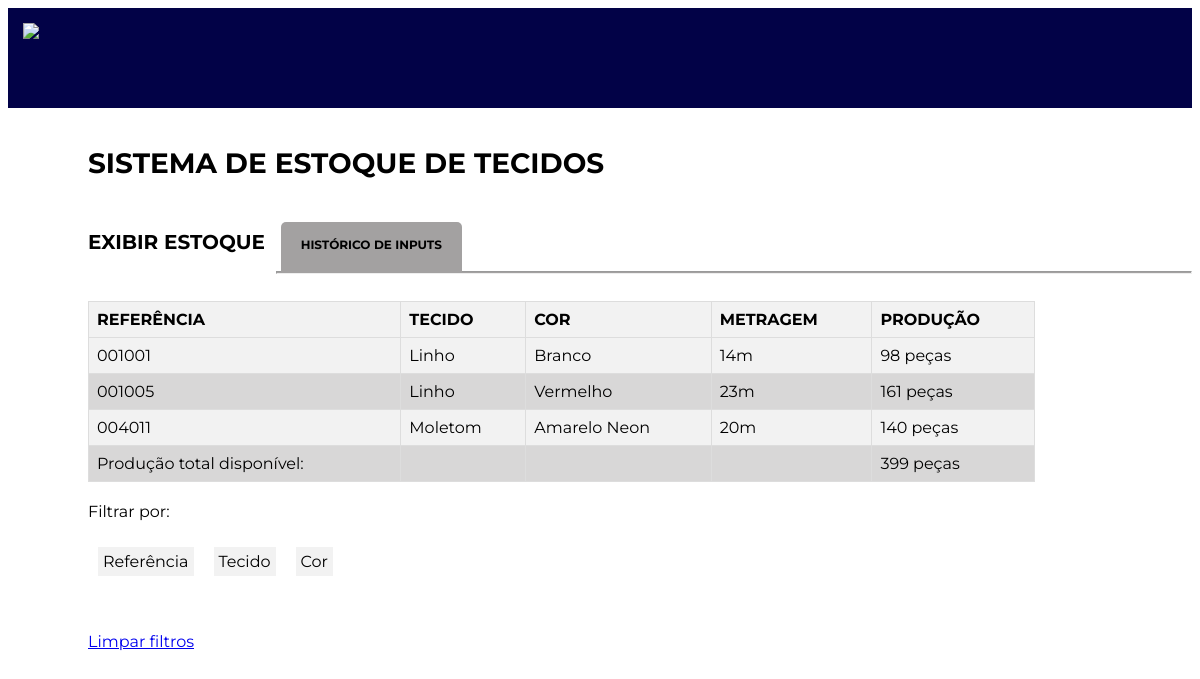
/core/abrir_estoque, run on the app's committed database.
### core/models.py (models this page shows, shortened)
class Tecido(models.Model):
    referencia = models.CharField(max_length=10)
    tipo = models.CharField(max_length=30)
    cor = models.CharField(max_length=30)
    metragem = models.CharField(max_length=10)

### core/views.py (the view)
# urls.py: path('abrir_estoque', abrir_estoque, name='abrir_estoque'),
def abrir_estoque(request):
    tecidos_list, prod_total = ver_estoque()
    return render (request, 'estoque.html', {'tecidos': tecidos_list, 'prod_total': prod_total})

### core/views.py (called while the page is built)
def producao(tecidos_list):
    prod_total = 0
    for tecido in tecidos_list:
        tecido['producao'] = floor(float(tecido['metragem_total']) * 7)
        prod_total += tecido['producao']
    return tecidos_list, prod_total

def ver_estoque():
    tecidos = Tecido.objects.values('referencia', 'tipo', 'cor').annotate(metragem_total=Sum('metragem'))
    tecidos_list = list(tecidos)
    tecidos_list, prod_total = producao(tecidos_list)
    return tecidos_list, prod_total

### core/templates/estoque.html (shortened to what this page needs)
<!DOCTYPE html>
<html lang="en">
<head>
    {% load static %}
    <link rel="stylesheet" type="text/css" href="../../static/estilos/index_estilo.css">
</head>
<body>
    <div id="cabecalho">
        <img src='https://cdn-icons-png.flaticon.com/512/6807/6807210.png'></img>
    </div>
    <br>
    <h1 style="font-size: 28px; font-weight: 700;">SISTEMA DE ESTOQUE DE TECIDOS</h1>
    <br>
    <h1 style="margin-bottom: 17.5px;">
        EXIBIR ESTOQUE
        <a href="{% url 'voltar_inputs' %}" class="aba" style="text-decoration: none; color: black; font-size: 12px">HISTÓRICO DE INPUTS</a>
    </h1>
    <hr style="margin-left:267.5px; margin-top: 0px; background: rgb(163, 161, 161); height: 1px;">
    <br>
    <table>
        <tr>
            <th>REFERÊNCIA</th>
            <th>TECIDO</th>
            <th>COR</th>
            <th>METRAGEM</th>
            <th>PRODUÇÃO</th>
        </tr>
        {% for tecido in tecidos %}
        <tr>
            <td>{{ tecido.referencia }}</td>
            <td>{{ tecido.tipo }}</td>
            <td>{{ tecido.cor }}</td>
            <td>{{ tecido.metragem_total }}m</td>
            <td>{{ tecido.producao }} peças</td>
        </tr>
        {% endfor %}
        <tr>
            <td>Produção total disponível:</td>
            <td> </td>
            <td> </td>
            <td> </td>
            <td>{{prod_total}} peças</td>
        </tr>
    </table>
    <div id="form_container">
        <p>Filtrar por: </p>
        <form method="get" action="{% url 'tecidos_filtrados_referencia_estoque' %}" style="float:left;">
            <button type="submit">Referência</button>
        </form>
        <form method="get" action="{% url 'tecidos_filtrados_tipo_estoque' %}" style="float:left;">
            <button type="submit">Tecido</button>
        </form>
        <form method="get" action="{% url 'tecidos_filtrados_cor_estoque' %}" style="float:left;">
            <button type="submit">Cor</button>
        </form>
    </div>
    <br>
    <br>
    <br>
    <br>
    <br>
    <a href="{% url 'limpar_filtros_estoque' %}" style="margin-left: 80px">
        Limpar filtros
    </a>
</body>
</html>

### static/estilos/index_estilo.css (style rules this page uses)
* { font-family: 'Montserrat'; }
h1 { font-family: 'Montserrat'; font-size: 20px; margin-left: 80px; margin-bottom: 17.5px; }
#cabecalho { width: 100%; height: 100px; background-color: rgb(2, 2, 71); border-color: rgb(147, 150, 153); }
img { margin: 15px; height: 70px; }
table { border-collapse: collapse; width: 80%; margin-bottom: 20px; margin-left: 80px; }
th, td { text-align: left; padding: 8px; border: 1px solid #ddd; }
th { background-color: #f2f2f2; }
tr:nth-child(even) { background-color: #f2f2f2; }
tr:nth-child(odd) { background-color: #d8d7d7; }
button { background-color: #f2f2f2; color: black; padding: 5px 5px; text-align: center; text-decoration: none; display: flex; font-size: 16px; cursor: pointer; margin: 10px; align-items: center; border: none; }
.aba { background-color: rgb(163, 161, 161); padding: 20px; padding-top: 15px; border-top-right-radius: 5px; border-top-left-radius: 5px ; margin-left: 10px; }
#form_container { margin-left: 80px; }

### data on the page
Tecido: referencia "001005", tipo "Linho", cor "Vermelho", metragem_total "23", producao "161"
Tecido: referencia "004011", tipo "Moletom", cor "Amarelo Neon", metragem_total "20", producao "140"

### other printed values
{{ tecido.referencia }} "001001"
{{ tecido.tipo }} "Linho"
{{ tecido.cor }} "Branco"
{{ tecido.metragem_total }} "14"
{{ tecido.producao }} "98"
{{ prod_total }} "399"
